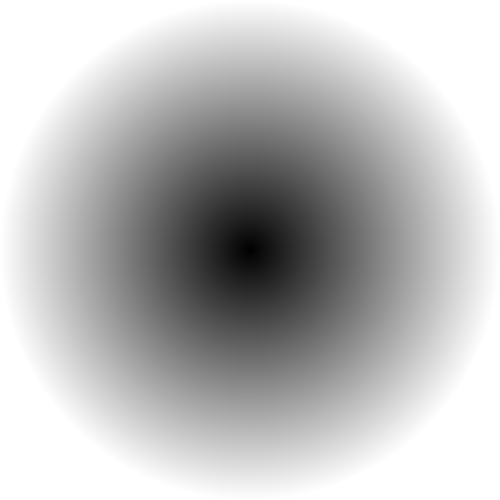
Frame 1 (no input)
Frame 60 (the mouse pressed at the canvas centre just before this capture): identical to frame 1, image omitted
Frame 120 (the mouse held since frame 60 and released just before this capture): identical to frame 1, image omitted

The Processing sketch that drew this single still picture (run headless with seeded random() and noise(); from frame 60 on, the mouse is pressed at the canvas centre):

// Processing sketch: color_gradation2
// ── color_gradation2.pde
void setup() {
  size(500,500);
  noStroke();
}

void draw() {
  background(255);
  for (int i=width; i>0; i--) {
    float c = map(i,0,width,0,255);
    fill(c);
    ellipse(width/2,height/2,i,i);
  }
}
